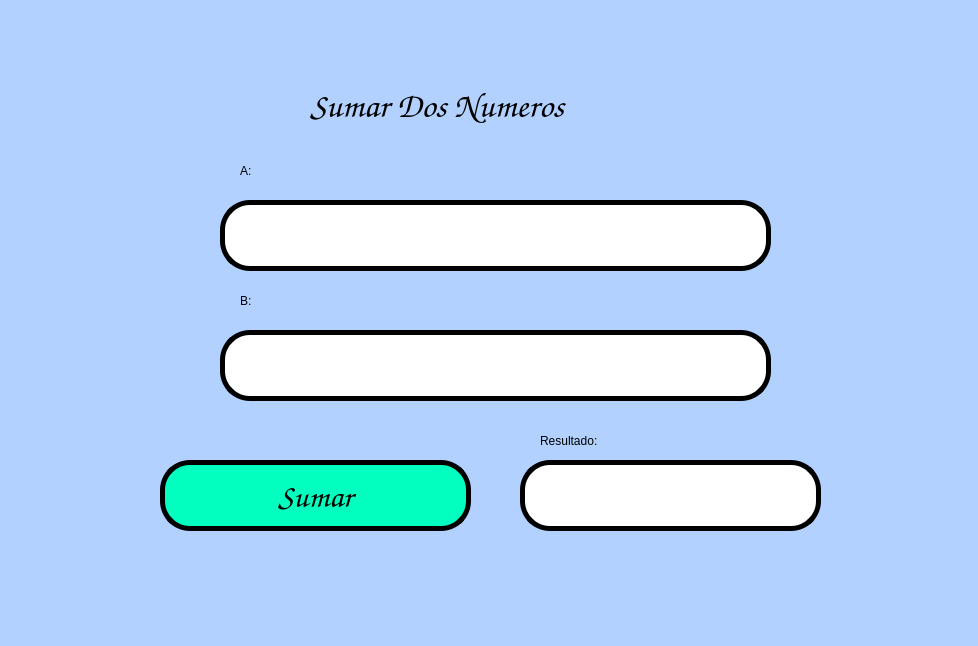
<?xml version="1.0" encoding="UTF-8"?>
<ui version="4.0">
 <class>MainWindow</class>
 <widget class="QMainWindow" name="MainWindow">
  <property name="geometry">
   <rect>
    <x>0</x>
    <y>0</y>
    <width>978</width>
    <height>646</height>
   </rect>
  </property>
  <property name="windowTitle">
   <string>MainWindow</string>
  </property>
  <property name="styleSheet">
   <string notr="true">background-color: rgb(178, 209, 255);</string>
  </property>
  <widget class="QWidget" name="centralwidget">
   <widget class="QPushButton" name="btn_calcular">
    <property name="geometry">
     <rect>
      <x>160</x>
      <y>460</y>
      <width>311</width>
      <height>71</height>
     </rect>
    </property>
    <property name="palette">
     <palette>
      <active>
       <colorrole role="Button">
        <brush brushstyle="SolidPattern">
         <color alpha="255">
          <red>3</red>
          <green>255</green>
          <blue>192</blue>
         </color>
        </brush>
       </colorrole>
       <colorrole role="Base">
        <brush brushstyle="SolidPattern">
         <color alpha="255">
          <red>3</red>
          <green>255</green>
          <blue>192</blue>
         </color>
        </brush>
       </colorrole>
       <colorrole role="Window">
        <brush brushstyle="SolidPattern">
         <color alpha="255">
          <red>3</red>
          <green>255</green>
          <blue>192</blue>
         </color>
        </brush>
       </colorrole>
      </active>
      <inactive>
       <colorrole role="Button">
        <brush brushstyle="SolidPattern">
         <color alpha="255">
          <red>3</red>
          <green>255</green>
          <blue>192</blue>
         </color>
        </brush>
       </colorrole>
       <colorrole role="Base">
        <brush brushstyle="SolidPattern">
         <color alpha="255">
          <red>3</red>
          <green>255</green>
          <blue>192</blue>
         </color>
        </brush>
       </colorrole>
       <colorrole role="Window">
        <brush brushstyle="SolidPattern">
         <color alpha="255">
          <red>3</red>
          <green>255</green>
          <blue>192</blue>
         </color>
        </brush>
       </colorrole>
      </inactive>
      <disabled>
       <colorrole role="Button">
        <brush brushstyle="SolidPattern">
         <color alpha="255">
          <red>3</red>
          <green>255</green>
          <blue>192</blue>
         </color>
        </brush>
       </colorrole>
       <colorrole role="Base">
        <brush brushstyle="SolidPattern">
         <color alpha="255">
          <red>3</red>
          <green>255</green>
          <blue>192</blue>
         </color>
        </brush>
       </colorrole>
       <colorrole role="Window">
        <brush brushstyle="SolidPattern">
         <color alpha="255">
          <red>3</red>
          <green>255</green>
          <blue>192</blue>
         </color>
        </brush>
       </colorrole>
      </disabled>
     </palette>
    </property>
    <property name="font">
     <font>
      <family>Comic Sans MS</family>
      <pointsize>25</pointsize>
      <weight>9</weight>
      <italic>false</italic>
      <bold>false</bold>
     </font>
    </property>
    <property name="whatsThis">
     <string>&lt;html&gt;&lt;head/&gt;&lt;body&gt;&lt;p&gt;&lt;span style=&quot; color:#ff5500;&quot;&gt;aserfg&lt;/span&gt;&lt;/p&gt;&lt;/body&gt;&lt;/html&gt;</string>
    </property>
    <property name="styleSheet">
     <string notr="true">background-color: rgb(3, 255, 192);
border: 5px solid black;
border-radius: 30px;
font: 75 25pt &quot;Comic Sans MS&quot;;</string>
    </property>
    <property name="text">
     <string>Sumar</string>
    </property>
   </widget>
   <widget class="QLabel" name="label">
    <property name="geometry">
     <rect>
      <x>240</x>
      <y>150</y>
      <width>361</width>
      <height>41</height>
     </rect>
    </property>
    <property name="styleSheet">
     <string notr="true">font: 75 18pt &quot;Comic Sans MS&quot;;</string>
    </property>
    <property name="text">
     <string>A:</string>
    </property>
   </widget>
   <widget class="QLineEdit" name="txt_A">
    <property name="geometry">
     <rect>
      <x>220</x>
      <y>200</y>
      <width>551</width>
      <height>71</height>
     </rect>
    </property>
    <property name="font">
     <font>
      <family>Comic Sans MS</family>
      <pointsize>22</pointsize>
      <weight>50</weight>
      <bold>false</bold>
     </font>
    </property>
    <property name="styleSheet">
     <string notr="true">background-color: rgb(255, 255, 255);
border: 5px solid black;
border-radius: 30px;</string>
    </property>
    <property name="text">
     <string/>
    </property>
   </widget>
   <widget class="QLabel" name="label_2">
    <property name="geometry">
     <rect>
      <x>540</x>
      <y>420</y>
      <width>271</width>
      <height>41</height>
     </rect>
    </property>
    <property name="styleSheet">
     <string notr="true">font: 75 18pt &quot;Comic Sans MS&quot;;</string>
    </property>
    <property name="text">
     <string>Resultado:</string>
    </property>
   </widget>
   <widget class="QLineEdit" name="txt_res">
    <property name="geometry">
     <rect>
      <x>520</x>
      <y>460</y>
      <width>301</width>
      <height>71</height>
     </rect>
    </property>
    <property name="font">
     <font>
      <family>Comic Sans MS</family>
      <pointsize>22</pointsize>
      <weight>50</weight>
      <bold>false</bold>
     </font>
    </property>
    <property name="styleSheet">
     <string notr="true">background-color: rgb(255, 255, 255);
border: 5px solid black;
border-radius: 30px;</string>
    </property>
    <property name="text">
     <string/>
    </property>
   </widget>
   <widget class="QLabel" name="label_3">
    <property name="geometry">
     <rect>
      <x>310</x>
      <y>80</y>
      <width>371</width>
      <height>51</height>
     </rect>
    </property>
    <property name="font">
     <font>
      <family>Comic Sans MS</family>
      <pointsize>26</pointsize>
      <weight>9</weight>
      <italic>false</italic>
      <bold>false</bold>
     </font>
    </property>
    <property name="styleSheet">
     <string notr="true">font: 75 26pt &quot;Comic Sans MS&quot;;</string>
    </property>
    <property name="text">
     <string>Sumar Dos Numeros</string>
    </property>
   </widget>
   <widget class="QLineEdit" name="txt_B">
    <property name="geometry">
     <rect>
      <x>220</x>
      <y>330</y>
      <width>551</width>
      <height>71</height>
     </rect>
    </property>
    <property name="font">
     <font>
      <family>Comic Sans MS</family>
      <pointsize>22</pointsize>
      <weight>50</weight>
      <bold>false</bold>
     </font>
    </property>
    <property name="styleSheet">
     <string notr="true">background-color: rgb(255, 255, 255);
border: 5px solid black;
border-radius: 30px;</string>
    </property>
    <property name="text">
     <string/>
    </property>
   </widget>
   <widget class="QLabel" name="label_4">
    <property name="geometry">
     <rect>
      <x>240</x>
      <y>280</y>
      <width>361</width>
      <height>41</height>
     </rect>
    </property>
    <property name="styleSheet">
     <string notr="true">font: 75 18pt &quot;Comic Sans MS&quot;;</string>
    </property>
    <property name="text">
     <string>B:</string>
    </property>
   </widget>
  </widget>
  <widget class="QMenuBar" name="menubar">
   <property name="geometry">
    <rect>
     <x>0</x>
     <y>0</y>
     <width>978</width>
     <height>21</height>
    </rect>
   </property>
  </widget>
  <widget class="QStatusBar" name="statusbar"/>
 </widget>
 <resources/>
 <connections/>
</ui>
